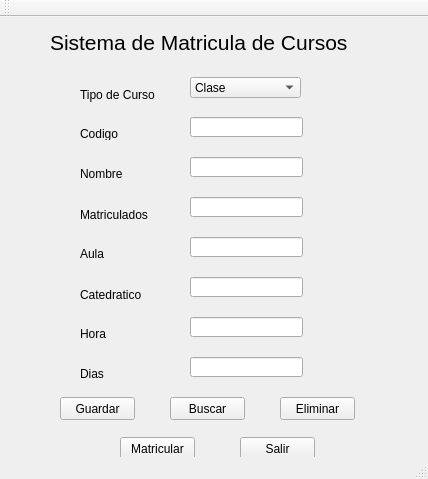
<?xml version="1.0" encoding="UTF-8"?>
<ui version="4.0">
 <class>MainWindow</class>
 <widget class="QMainWindow" name="MainWindow">
  <property name="geometry">
   <rect>
    <x>0</x>
    <y>0</y>
    <width>428</width>
    <height>479</height>
   </rect>
  </property>
  <property name="windowTitle">
   <string>MainWindow</string>
  </property>
  <widget class="QWidget" name="centralWidget">
   <widget class="QLabel" name="label">
    <property name="geometry">
     <rect>
      <x>50</x>
      <y>0</y>
      <width>331</width>
      <height>51</height>
     </rect>
    </property>
    <property name="font">
     <font>
      <pointsize>16</pointsize>
     </font>
    </property>
    <property name="text">
     <string>Sistema de Matricula de Cursos</string>
    </property>
   </widget>
   <widget class="QLabel" name="label_10">
    <property name="geometry">
     <rect>
      <x>80</x>
      <y>230</y>
      <width>46</width>
      <height>13</height>
     </rect>
    </property>
    <property name="text">
     <string>Aula</string>
    </property>
   </widget>
   <widget class="QLabel" name="label_14">
    <property name="geometry">
     <rect>
      <x>80</x>
      <y>110</y>
      <width>46</width>
      <height>13</height>
     </rect>
    </property>
    <property name="text">
     <string>Codigo</string>
    </property>
   </widget>
   <widget class="QLineEdit" name="lineEdit_10">
    <property name="geometry">
     <rect>
      <x>190</x>
      <y>220</y>
      <width>113</width>
      <height>20</height>
     </rect>
    </property>
   </widget>
   <widget class="QLabel" name="label_15">
    <property name="geometry">
     <rect>
      <x>80</x>
      <y>310</y>
      <width>46</width>
      <height>13</height>
     </rect>
    </property>
    <property name="text">
     <string>Hora</string>
    </property>
   </widget>
   <widget class="QComboBox" name="comboBox_2">
    <property name="geometry">
     <rect>
      <x>190</x>
      <y>60</y>
      <width>111</width>
      <height>21</height>
     </rect>
    </property>
    <item>
     <property name="text">
      <string>Clase</string>
     </property>
    </item>
    <item>
     <property name="text">
      <string>Laboratorio</string>
     </property>
    </item>
   </widget>
   <widget class="QLabel" name="label_12">
    <property name="geometry">
     <rect>
      <x>80</x>
      <y>350</y>
      <width>46</width>
      <height>13</height>
     </rect>
    </property>
    <property name="text">
     <string>Dias</string>
    </property>
   </widget>
   <widget class="QPushButton" name="pushButton_4">
    <property name="geometry">
     <rect>
      <x>280</x>
      <y>380</y>
      <width>75</width>
      <height>23</height>
     </rect>
    </property>
    <property name="text">
     <string>Eliminar</string>
    </property>
   </widget>
   <widget class="QLineEdit" name="lineEdit_8">
    <property name="geometry">
     <rect>
      <x>190</x>
      <y>180</y>
      <width>113</width>
      <height>20</height>
     </rect>
    </property>
   </widget>
   <widget class="QPushButton" name="pushButton_6">
    <property name="geometry">
     <rect>
      <x>60</x>
      <y>380</y>
      <width>75</width>
      <height>23</height>
     </rect>
    </property>
    <property name="text">
     <string>Guardar</string>
    </property>
   </widget>
   <widget class="QPushButton" name="pushButton_5">
    <property name="geometry">
     <rect>
      <x>170</x>
      <y>380</y>
      <width>75</width>
      <height>23</height>
     </rect>
    </property>
    <property name="text">
     <string>Buscar</string>
    </property>
   </widget>
   <widget class="QLabel" name="label_13">
    <property name="geometry">
     <rect>
      <x>80</x>
      <y>270</y>
      <width>61</width>
      <height>16</height>
     </rect>
    </property>
    <property name="text">
     <string>Catedratico</string>
    </property>
   </widget>
   <widget class="QLineEdit" name="lineEdit_13">
    <property name="geometry">
     <rect>
      <x>190</x>
      <y>100</y>
      <width>113</width>
      <height>20</height>
     </rect>
    </property>
   </widget>
   <widget class="QLabel" name="label_3">
    <property name="geometry">
     <rect>
      <x>80</x>
      <y>150</y>
      <width>46</width>
      <height>13</height>
     </rect>
    </property>
    <property name="text">
     <string>Nombre</string>
    </property>
   </widget>
   <widget class="QLabel" name="label_9">
    <property name="geometry">
     <rect>
      <x>80</x>
      <y>70</y>
      <width>80</width>
      <height>16</height>
     </rect>
    </property>
    <property name="text">
     <string>Tipo de Curso</string>
    </property>
   </widget>
   <widget class="QLineEdit" name="lineEdit_14">
    <property name="geometry">
     <rect>
      <x>190</x>
      <y>300</y>
      <width>113</width>
      <height>20</height>
     </rect>
    </property>
   </widget>
   <widget class="QLineEdit" name="lineEdit_11">
    <property name="geometry">
     <rect>
      <x>190</x>
      <y>260</y>
      <width>113</width>
      <height>20</height>
     </rect>
    </property>
   </widget>
   <widget class="QLineEdit" name="lineEdit_9">
    <property name="geometry">
     <rect>
      <x>190</x>
      <y>140</y>
      <width>113</width>
      <height>20</height>
     </rect>
    </property>
   </widget>
   <widget class="QLineEdit" name="lineEdit_12">
    <property name="geometry">
     <rect>
      <x>190</x>
      <y>340</y>
      <width>113</width>
      <height>20</height>
     </rect>
    </property>
   </widget>
   <widget class="QLabel" name="label_4">
    <property name="geometry">
     <rect>
      <x>80</x>
      <y>190</y>
      <width>71</width>
      <height>16</height>
     </rect>
    </property>
    <property name="text">
     <string>Matriculados</string>
    </property>
   </widget>
   <widget class="QPushButton" name="pushButton">
    <property name="geometry">
     <rect>
      <x>120</x>
      <y>420</y>
      <width>75</width>
      <height>23</height>
     </rect>
    </property>
    <property name="text">
     <string>Matricular</string>
    </property>
   </widget>
   <widget class="QPushButton" name="pushButton_2">
    <property name="geometry">
     <rect>
      <x>240</x>
      <y>420</y>
      <width>75</width>
      <height>23</height>
     </rect>
    </property>
    <property name="text">
     <string>Salir</string>
    </property>
   </widget>
  </widget>
  <widget class="QToolBar" name="mainToolBar">
   <attribute name="toolBarArea">
    <enum>TopToolBarArea</enum>
   </attribute>
   <attribute name="toolBarBreak">
    <bool>false</bool>
   </attribute>
  </widget>
  <widget class="QStatusBar" name="statusBar"/>
 </widget>
 <layoutdefault spacing="6" margin="11"/>
 <resources/>
 <connections/>
</ui>
